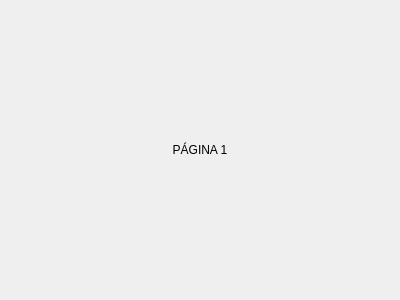
<?xml version="1.0" encoding="UTF-8"?>
<ui version="4.0">
 <class>StackedWidget</class>
 <widget class="QStackedWidget" name="StackedWidget">
  <property name="geometry">
   <rect>
    <x>0</x>
    <y>0</y>
    <width>400</width>
    <height>300</height>
   </rect>
  </property>
  <property name="windowTitle">
   <string>StackedWidget</string>
  </property>
  <widget class="QWidget" name="page">
   <layout class="QVBoxLayout" name="verticalLayout">
    <item>
     <widget class="QLabel" name="label">
      <property name="text">
       <string>PÁGINA 1</string>
      </property>
      <property name="alignment">
       <set>Qt::AlignCenter</set>
      </property>
     </widget>
    </item>
   </layout>
  </widget>
  <widget class="QWidget" name="page_2">
   <layout class="QVBoxLayout" name="verticalLayout_2">
    <item>
     <widget class="QLabel" name="label_2">
      <property name="text">
       <string>PÁGINA 2</string>
      </property>
      <property name="alignment">
       <set>Qt::AlignCenter</set>
      </property>
     </widget>
    </item>
   </layout>
  </widget>
  <widget class="QWidget" name="page_3">
   <layout class="QVBoxLayout" name="verticalLayout_3">
    <item>
     <widget class="QLabel" name="label_3">
      <property name="text">
       <string>PÁGINA 3</string>
      </property>
      <property name="alignment">
       <set>Qt::AlignCenter</set>
      </property>
     </widget>
    </item>
   </layout>
  </widget>
 </widget>
 <resources/>
 <connections/>
</ui>
